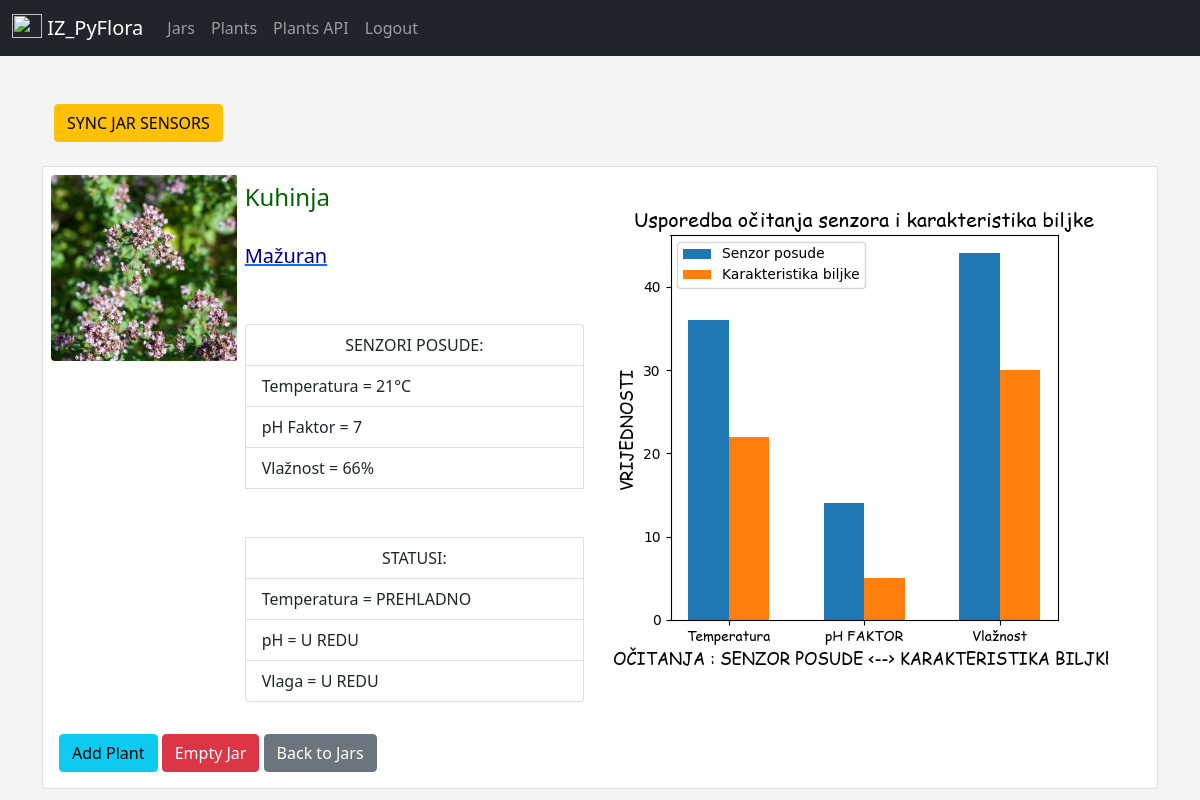
/jar_details/1 (signed in), run on an earlier commit of the app's database.
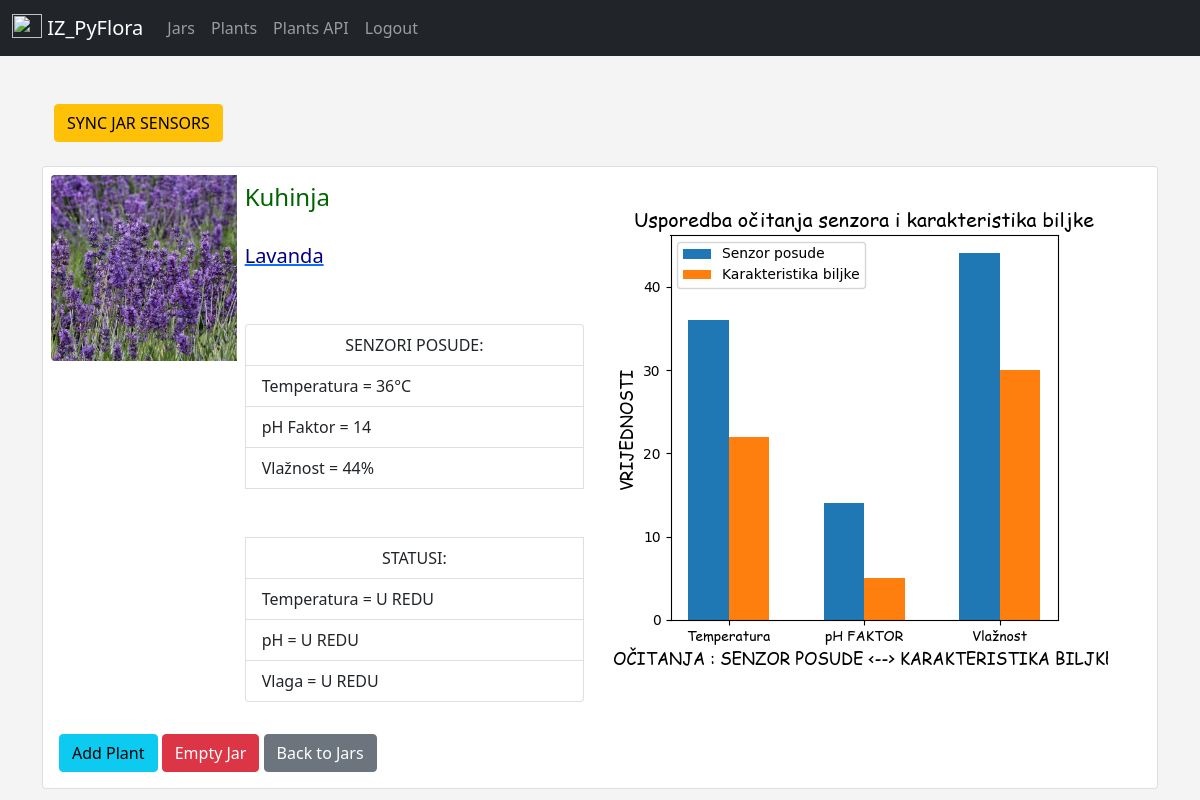
And on a later commit of the database.
### app/models.py (models this page shows, shortened)
class Jar(db.Model):
    id = db.Column(db.Integer, primary_key=True)
    name = db.Column(db.String(300), nullable=False, default='Lokacija')
    plant_name = db.Column(db.String(300), nullable=False, default='Plantless')
    photo = db.Column(db.String(300), nullable=False, default='default.jpg')
    temperature = db.Column(db.Integer, nullable=False, default=10)
    phf = db.Column(db.Integer, nullable=False, default=7)
    humidity = db.Column(db.Integer, nullable=False, default=44)

class Plant(db.Model):
    id = db.Column(db.Integer, primary_key=True)
    name = db.Column(db.String(300), nullable=False, default='Plantless')
    photo = db.Column(db.String(300), nullable=False, default='default.jpg')
    details = db.Column(db.Text, default='Malo teksta o biljci ovdje...')
    temperature = db.Column(db.Integer, nullable=False, default=10)
    phf = db.Column(db.Integer, nullable=False, default=7)
    humidity = db.Column(db.Integer, nullable=False, default=44)

### app/routes.py (the view)
@app.route('/jar_details/<int:jar_id>')
@login_required
def jar_details(jar_id):
    jar = Jar.query.get(jar_id)
    plant = Plant.query.filter_by(name=jar.plant_name).first()
    return render_template('jars/jar_details.html',
                            jar = jar,
                            plant = plant)

### app/models.py (called while the page is built)
@login_manager.user_loader
def load_user(user_id):
    return User.query.get(int(user_id))

### app/templates/jars/jar_details.html (shortened to what this page needs)
{% extends 'layout.html' %}
{% block content %}
<div class="container-sm">
    <a href="{{ url_for('sync_jar', jar_id=jar.id) }}" class="btn btn-warning">SYNC JAR SENSORS</a>
</div>
<br>
<div class="card mb-1" style="max-width: 1200px;">
    <div class="row g-0">
        <div class="col-md-2">
            <img src="{{ url_for('static', filename='pics/' + jar.photo) }}" class="img-fluid rounded-start m-2 max-width-300 max-height-300" alt="...">
        </div>
        <div class="col-md-4">
            <div class="card-body">
                <h4 class="card-title">{{ jar.name|capitalize }}</h4>
                <br>
                {% if plant %}
                    <a href="{{ url_for('plant_details', plant_id=plant.id, plant_name=plant.name) }}" target="_blank">
                        <h5>{{ plant.name }}</h5>
                    </a>
                {% else %}
                    <h5>Plantless</h5>
                {% endif %}
                <br><br>
                <ul class="list-group">
                    <li class="list-group-item text-center">SENZORI POSUDE:</li>
                    <li class="list-group-item">Temperatura = {{ jar.temperature }}°C</li>
                    <li class="list-group-item">pH Faktor = {{ jar.phf }}</li>
                    <li class="list-group-item">Vlažnost = {{ jar.humidity }}%</li>
                    <br><br>
                    <li class="list-group-item text-center">STATUSI:</li>
                    {% if jar.plant_name != 'Plantless' %}
                    {% if jar.temperature < plant.temperature %}
                        <li class="list-group-item">Temperatura = PREHLADNO</li>
                    {% else %}
                        <li class="list-group-item">Temperatura = U REDU</li>
                    {% endif %}
                    {% if jar.phf < plant.phf %}
                        <li class="list-group-item">pH = DODATI SUPSTRAT</li>
                    {% else %}
                        <li class="list-group-item">pH = U REDU</li>
                    {% endif %}
                    {% if jar.humidity < plant.humidity %}
                        <li class="list-group-item">Vlaga = DODATI VODE</li>
                    {% else %}
                        <li class="list-group-item">Vlaga = U REDU</li>
                    {% endif %}
                {% else %}
                    <li class="list-group-item">Temperatura = Offline</li>
                    <li class="list-group-item">pH = Offline</li>
                    <li class="list-group-item">Vlaga = Offline</li>
                {% endif %}
                </ul>
            </div>
        </div>
        {% if plant %}
            <div class="col md-4">
                <img src="{{ url_for('static', filename='pics/chart.png') }}" class="img-fluid rounded-start m-2 max-width-300 max-height-300" alt="...">
            </div>
        {% else %}
        <div class="col md-4">
            <img src="{{ url_for('static', filename='pics/chart_blank.png') }}" class="img-fluid rounded-start m-2 max-width-300 max-height-300" alt="...">
        </div>
        {% endif %}
    </div>
    <div class="card-body">
        <a href="{{ url_for('add_plant', jar_id=jar.id) }}" class="btn btn-info">Add Plant</a>
        {% include 'modal_empty.html' %}
        <a href="{{ url_for('jars')}}" class="btn btn-secondary">Back to Jars</a>
    </div>
</div>
{% endblock %}

What changed in the data, as far as the page shows it:
no longer on this page (row unchanged): Plant: name "Mažuran"
changed Jar "Kuhinja": photo: a different picture; temperature "21" → "36"; phf "7" → "14"; humidity "66" → "44"; plant_name "Mažuran" → "Lavanda" (drawn)
now on this page (row unchanged): Plant: name "Lavanda"
Also different on the page:
text no longer shown: "Temperatura = PREHLADNO"
text now shown: "Temperatura = U REDU"
